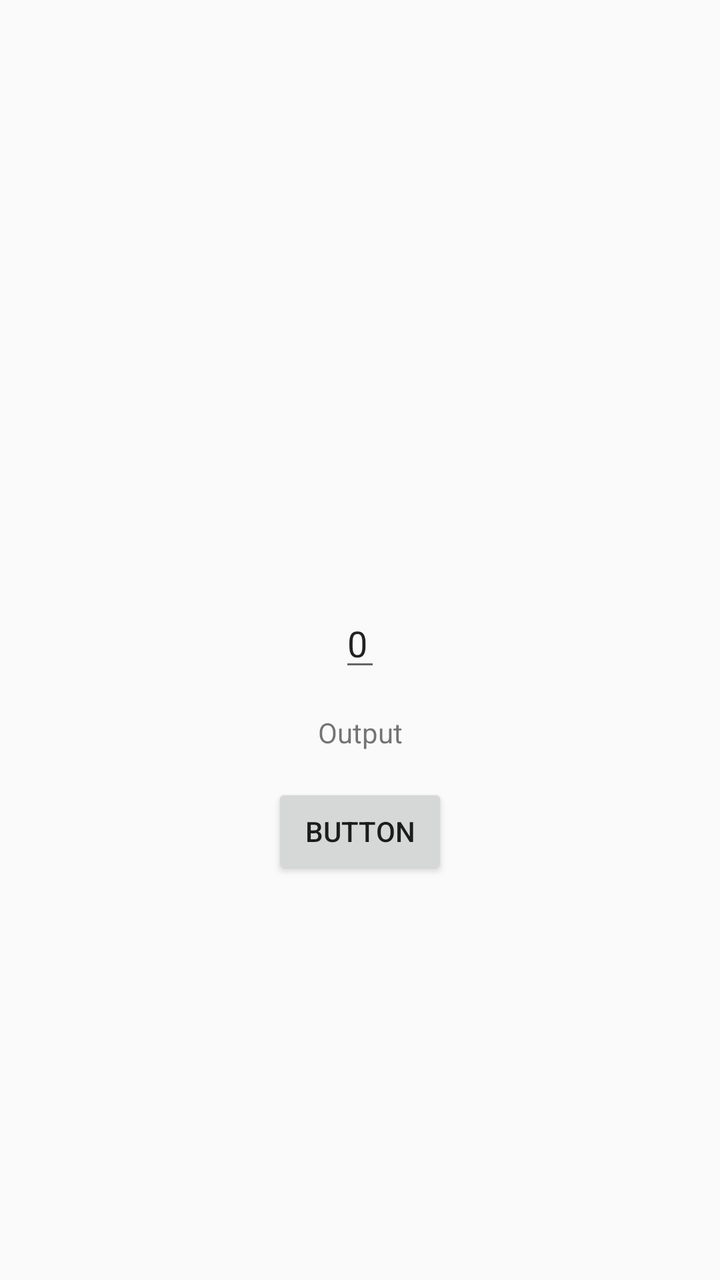
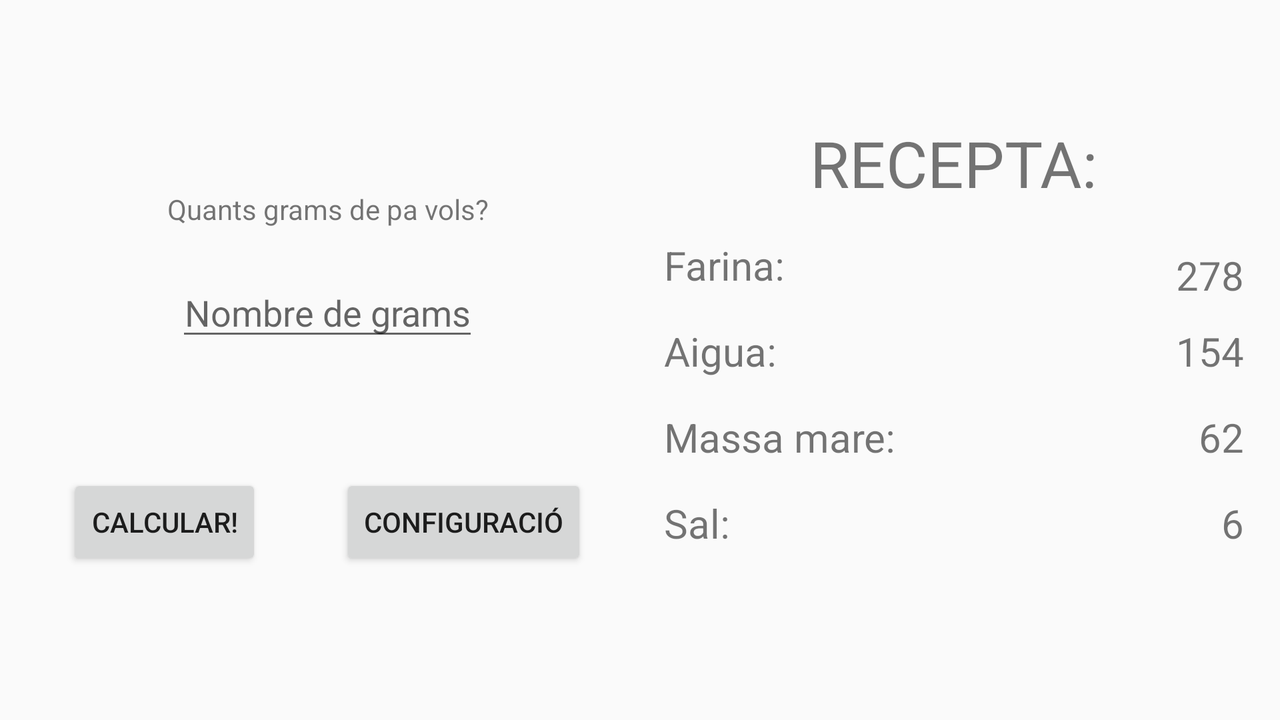

One screen, two layout resources from the same app: the default and the repository's alternative for another configuration. Each is rendered where Android would select it; the XML of both is given below.
<!-- AndroidManifest.xml: application theme TupiTheme -->
<!-- res/layout/activity_main.xml -->
<?xml version="1.0" encoding="utf-8"?>
<androidx.constraintlayout.widget.ConstraintLayout xmlns:android="http://schemas.android.com/apk/res/android"
    xmlns:app="http://schemas.android.com/apk/res-auto"
    xmlns:tools="http://schemas.android.com/tools"
    android:layout_width="match_parent"
    android:layout_height="match_parent"
    tools:context=".MainActivity">

    <EditText
        android:id="@+id/textView"
        android:layout_width="wrap_content"
        android:layout_height="wrap_content"
        android:inputType="number"
        android:text="0"
        app:layout_constraintBottom_toBottomOf="parent"
        app:layout_constraintEnd_toEndOf="parent"
        app:layout_constraintStart_toStartOf="parent"
        app:layout_constraintTop_toTopOf="parent" />

    <TextView
        android:id="@+id/textView2"
        android:layout_width="wrap_content"
        android:layout_height="wrap_content"
        android:layout_marginTop="16dp"
        android:text="Output"
        app:layout_constraintEnd_toEndOf="parent"
        app:layout_constraintStart_toStartOf="parent"
        app:layout_constraintTop_toBottomOf="@+id/textView" />

    <Button
        android:id="@+id/button"
        android:layout_width="wrap_content"
        android:layout_height="wrap_content"
        android:layout_marginTop="16dp"
        android:text="Button"
        app:layout_constraintEnd_toEndOf="parent"
        app:layout_constraintStart_toStartOf="parent"
        app:layout_constraintTop_toBottomOf="@+id/textView2" />
</androidx.constraintlayout.widget.ConstraintLayout>
<!-- resources referenced by this layout -->
<resources>
  <style name="TupiTheme" parent="Theme.AppCompat.Light.DarkActionBar">
          
          <item name="colorPrimary">#6200EE</item>
          <item name="colorPrimaryDark">#3700B3</item>
          <item name="colorAccent">#c90606</item>
      </style>
</resources>
<!-- res/layout-land/activity_main.xml (the repository's variant of the layout above) -->
<!-- drawn on the phone turned sideways -->
<?xml version="1.0" encoding="utf-8"?>
<androidx.constraintlayout.widget.ConstraintLayout xmlns:android="http://schemas.android.com/apk/res/android"
    xmlns:app="http://schemas.android.com/apk/res-auto"
    xmlns:tools="http://schemas.android.com/tools"
    android:layout_width="match_parent"
    android:layout_height="match_parent"
    tools:context=".MainActivity">

    <androidx.constraintlayout.widget.ConstraintLayout
        android:id="@+id/constraintLayout"
        android:layout_width="300dp"
        android:layout_height="250sp"
        app:layout_constraintBottom_toBottomOf="parent"
        app:layout_constraintEnd_toEndOf="parent"
        app:layout_constraintHorizontal_bias="0.962"
        app:layout_constraintStart_toStartOf="parent"
        app:layout_constraintTop_toTopOf="parent">

        <TextView
            android:id="@+id/textView2"
            android:layout_width="wrap_content"
            android:layout_height="wrap_content"
            android:layout_marginTop="5dp"
            android:text="@string/titolRecepta"
            android:textSize="32sp"
            app:layout_constraintEnd_toEndOf="parent"
            app:layout_constraintStart_toStartOf="parent"
            app:layout_constraintTop_toTopOf="parent" />

        <TextView
            android:id="@+id/textView5"
            android:layout_width="wrap_content"
            android:layout_height="wrap_content"
            android:layout_marginStart="5dp"
            android:layout_marginTop="16dp"
            android:text="@string/farinaTitle"
            android:textSize="20sp"
            app:layout_constraintStart_toStartOf="parent"
            app:layout_constraintTop_toBottomOf="@+id/textView2" />

        <TextView
            android:id="@+id/textView6"
            android:layout_width="wrap_content"
            android:layout_height="wrap_content"
            android:layout_marginStart="5dp"
            android:layout_marginTop="16dp"
            android:text="@string/aiguaTitle"
            android:textSize="20sp"
            app:layout_constraintStart_toStartOf="parent"
            app:layout_constraintTop_toBottomOf="@+id/textView5" />

        <TextView
            android:id="@+id/textView7"
            android:layout_width="wrap_content"
            android:layout_height="wrap_content"
            android:layout_marginStart="5dp"
            android:layout_marginTop="16dp"
            android:text="@string/massa_mareTitle"
            android:textSize="20sp"
            app:layout_constraintStart_toStartOf="parent"
            app:layout_constraintTop_toBottomOf="@+id/textView6" />

        <TextView
            android:id="@+id/textView8"
            android:layout_width="wrap_content"
            android:layout_height="wrap_content"
            android:layout_marginStart="5dp"
            android:layout_marginTop="16dp"
            android:text="@string/salTitle"
            android:textSize="20sp"
            app:layout_constraintStart_toStartOf="parent"
            app:layout_constraintTop_toBottomOf="@+id/textView7" />

        <TextView
            android:id="@+id/farinaOutput"
            android:layout_width="wrap_content"
            android:layout_height="wrap_content"
            android:layout_marginTop="69dp"
            android:layout_marginEnd="5dp"
            android:textSize="20sp"
            app:layout_constraintEnd_toEndOf="parent"
            app:layout_constraintTop_toTopOf="parent"
            tools:text="278" />

        <TextView
            android:id="@+id/aiguaOutput"
            android:layout_width="wrap_content"
            android:layout_height="wrap_content"
            android:layout_marginTop="16dp"
            android:layout_marginEnd="5dp"
            android:textSize="20sp"
            app:layout_constraintEnd_toEndOf="parent"
            app:layout_constraintTop_toBottomOf="@+id/textView5"
            tools:text="154" />

        <TextView
            android:id="@+id/massaMareOutput"
            android:layout_width="wrap_content"
            android:layout_height="wrap_content"
            android:layout_marginTop="16dp"
            android:layout_marginEnd="5dp"
            android:textSize="20sp"
            app:layout_constraintEnd_toEndOf="parent"
            app:layout_constraintTop_toBottomOf="@+id/textView6"
            tools:text="62" />

        <TextView
            android:id="@+id/salOutput"
            android:layout_width="wrap_content"
            android:layout_height="wrap_content"
            android:layout_marginTop="16dp"
            android:layout_marginEnd="5dp"
            android:textSize="20sp"
            app:layout_constraintEnd_toEndOf="parent"
            app:layout_constraintTop_toBottomOf="@+id/textView7"
            tools:text="6" />
    </androidx.constraintlayout.widget.ConstraintLayout>

    <androidx.constraintlayout.widget.ConstraintLayout
        android:layout_width="300sp"
        android:layout_height="250sp"
        app:layout_constraintBottom_toBottomOf="parent"
        app:layout_constraintEnd_toStartOf="@+id/constraintLayout"
        app:layout_constraintStart_toStartOf="parent"
        app:layout_constraintTop_toTopOf="parent">

        <EditText
            android:id="@+id/textView"
            android:layout_width="wrap_content"
            android:layout_height="wrap_content"
            android:layout_marginTop="20dp"
            android:hint="@string/nombre_de_grams"
            android:inputType="number"
            android:textAlignment="center"
            app:layout_constraintEnd_toEndOf="parent"
            app:layout_constraintStart_toStartOf="parent"
            app:layout_constraintTop_toBottomOf="@+id/textView4" />

        <TextView
            android:id="@+id/textView4"
            android:layout_width="wrap_content"
            android:layout_height="wrap_content"
            android:layout_marginTop="40dp"
            android:text="@string/quantitat_grams"
            app:layout_constraintEnd_toEndOf="parent"
            app:layout_constraintHorizontal_bias="0.503"
            app:layout_constraintStart_toStartOf="parent"
            app:layout_constraintTop_toTopOf="parent" />

        <Button
            android:id="@+id/button"
            android:layout_width="wrap_content"
            android:layout_height="wrap_content"
            android:layout_marginStart="20dp"
            android:layout_marginBottom="20dp"
            android:text="@string/calcular"
            app:layout_constraintBottom_toBottomOf="parent"
            app:layout_constraintStart_toStartOf="parent" />

        <Button
            android:id="@+id/button3"
            android:layout_width="wrap_content"
            android:layout_height="wrap_content"
            android:layout_marginEnd="20dp"
            android:layout_marginBottom="20dp"
            android:text="@string/configuracio"
            app:layout_constraintBottom_toBottomOf="parent"
            app:layout_constraintEnd_toEndOf="parent" />
    </androidx.constraintlayout.widget.ConstraintLayout>

</androidx.constraintlayout.widget.ConstraintLayout>
<!-- resources referenced by the variant -->
<!-- as the phone turned sideways resolves them -->
<resources>
  <string name="aiguaTitle">Aigua:</string>
  <string name="calcular">Calcular!</string>
  <string name="configuracio">Configuració</string>
  <string name="farinaTitle">Farina:</string>
  <string name="massa_mareTitle">Massa mare:</string>
  <string name="nombre_de_grams">Nombre de grams</string>
  <string name="quantitat_grams">Quants grams de pa vols?</string>
  <string name="salTitle">Sal:</string>
  <string name="titolRecepta">RECEPTA:</string>
  <style name="TupiTheme" parent="Theme.AppCompat.Light.DarkActionBar">
          
          <item name="colorPrimary">#6200EE</item>
          <item name="colorPrimaryDark">#3700B3</item>
          <item name="colorAccent">#c90606</item>
      </style>
</resources>
